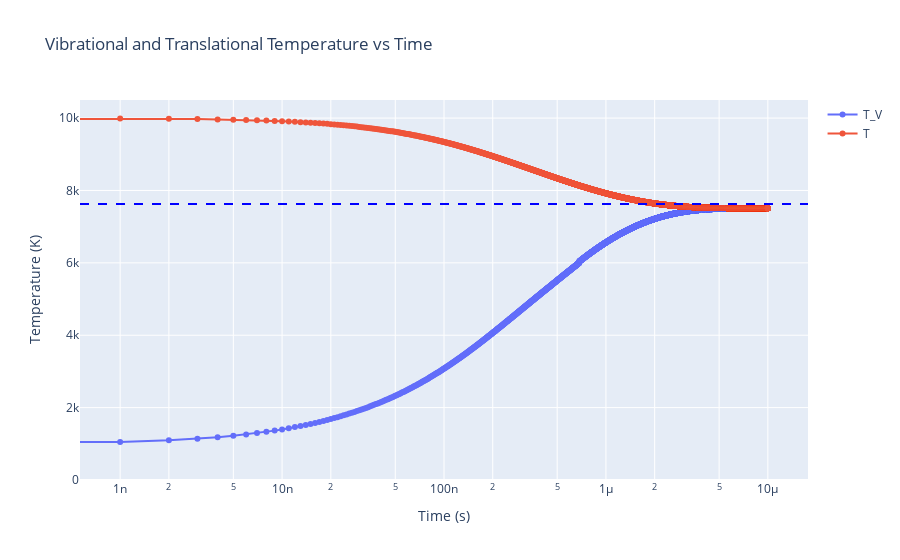

Notebook code cell kept with this figure:
### Code cell
T_init = 10000.0  # K
T_V_init = 1000.0  # K

general_species_data_path = (
    "/home/hhoechter/tum/jaxfluids_internship/data/" "air_5_gnoffo.json"
)
equilibrium_enthalpy_data_path = (
    "/home/hhoechter/tum/jaxfluids_internship/data/"
    "air_5_gnoffo_equilibrium_enthalpy.json"
)
species_names = ["N2"]  # monoatomic case

dt = 1e-9  # s
t_final = 1e-5  # s
save_interval = 1  # every x steps
dx = 1e-4  # m  # TODO: show that this has no impact on the results in 0D

# ------------------------------ Simulation setup ------------------------------

# create species table
all_species = chemistry_utils.load_species_from_gnoffo(
    general_data_path=general_species_data_path,
    equilibrium_enthalpy=equilibrium_enthalpy_data_path,
)
selected_species = [species for species in all_species if species.name in species_names]
species = chemistry_types.SpeciesTable.from_species_list(selected_species)

# create NumericsConfig
numerics_config = numerics_types.NumericsConfig(
    dt=dt,
    dx=dx,
    integrator_scheme="forward-euler",
    spatial_scheme="first_order",
    flux_scheme="hllc",
    n_halo_cells=1,
)

# create EquationManager
equation_manager = equation_manager_types.EquationManager(
    species=species,
    collision_integrals=None,
    reactions=None,
    numerics_config=numerics_config,
    boundary_condition="periodic",
)

# initial condition
U_init = equation_manager_utils.compute_U_from_primitives(
    Y_s=jnp.array([1.0]),
    rho=jnp.array([1.0 / 25.0]),
    u=jnp.array([0.0]),
    T_tr=jnp.array([T_init]),
    T_V=jnp.array([T_V_init]),
    equation_manager=equation_manager,
)

# run simulation
U_field, t = equation_manager_module.run(
    U_init=U_init,
    equation_manager=equation_manager,
    t_final=t_final,
    save_interval=save_interval,
)
print("Simulation completed.")

# JIT-compiled version of extract_primitives_from_U (needs to be executed once per kernel uptime)
extract_primitives_from_U_jitted = jax.jit(
    equation_manager_utils.extract_primitives_from_U
)

# extract primitives and plot
Y_s, rho, T, T_V, p = jax.vmap(
    extract_primitives_from_U_jitted,
    in_axes=(0, None),
)(U_field, equation_manager)

from plotly import graph_objects as go

fig = go.Figure()
fig.add_trace(go.Scatter(x=t, y=T_V[:, 0], mode="lines+markers", name="T_V"))
fig.add_trace(go.Scatter(x=t, y=T[:, 0], mode="lines+markers", name="T"))
fig.update_xaxes(type="log")
fig.update_yaxes(range=[0, 10500])
fig.add_hline(y=7623.3, line_dash="dash", line_color="blue", name="T_eq Casseau")

fig.update_layout(
    title="Vibrational and Translational Temperature vs Time",
    xaxis_title="Time (s)",
    yaxis_title="Temperature (K)",
    showlegend=True,
)

### Figure 1 — Plotly figure (JSON) as saved in the notebook; plotly's stock layout.template omitted (floating-point values rounded to 4 significant figures; data arrays with more than 128 entries replaced by an {"elided": "..."} marker saying what was removed)
{"data": [{"mode": "lines+markers", "name": "T_V", "type": "scatter", "x": {"elided": "10001 float values"}, "y": {"elided": "10001 float values"}}, {"mode": "lines+markers", "name": "T", "type": "scatter", "x": {"elided": "10001 float values"}, "y": {"elided": "10001 float values"}}], "layout": {"shapes": [{"line": {"color": "blue", "dash": "dash"}, "name": "T_eq Casseau", "type": "line", "x0": 0, "x1": 1, "xref": "x domain", "y0": 7623.0, "y1": 7623.0, "yref": "y"}], "showlegend": true, "title": {"text": "Vibrational and Translational Temperature vs Time"}, "xaxis": {"title": {"text": "Time (s)"}, "type": "log"}, "yaxis": {"range": [0, 10500], "title": {"text": "Temperature (K)"}}}}
